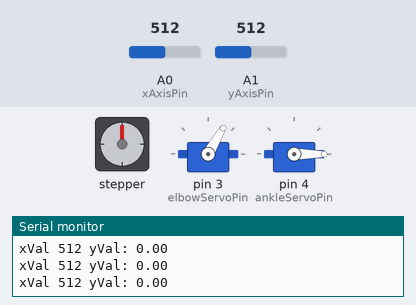
The sketch below on a simulated Arduino Uno, built with avr-gcc and run on an emulated ATmega328P. On the bench: stepper motor, 2 × servo, the last lines printed to the serial monitor. Wiring (inferred from the names in the program): stepper motor (2048 steps per turn assumed): coils pin 8, pin 9, pin 10, pin 11. Inputs (shaded band) come from the test bench; at power-on: A1 (yAxisPin) = 512, A0 (xAxisPin) = 512.

Above: at 1.2 s.
1.3 s: A1 (yAxisPin) set to 553
4.3 s: A1 (yAxisPin) set to 567
At 5.16 s:
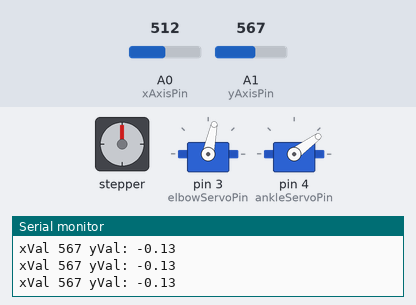
At 5.8 s:
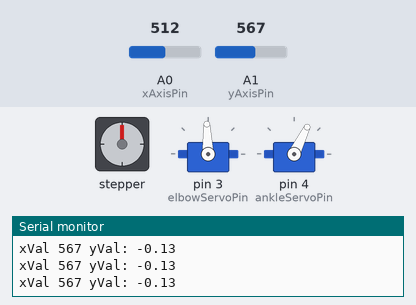
7.3 s: A1 (yAxisPin) set to 511
At 7.7 s:
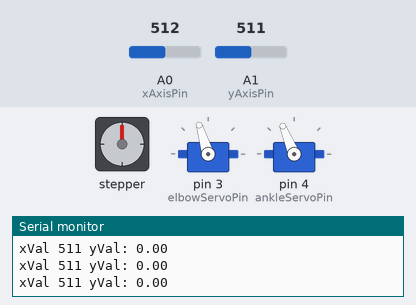
10.3 s: A1 (yAxisPin) set to 452
13.3 s: A1 (yAxisPin) set to 427
Timing chart, 0 to 17.3 s (numbered marks = the images above; inputs shaded):
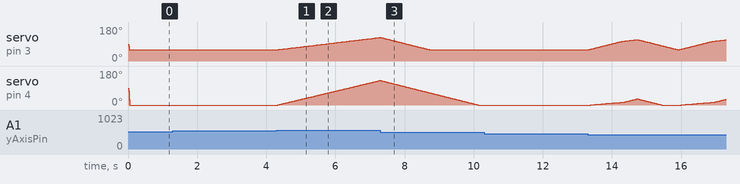

Measured:
- the behaviour switches between 560 and 561 on A1 (yAxisPin) (found by bisection; images 0 and 1)
- after the input at 4.3 s, servo on pin 3 (elbowServoPin): moves from 60° to 125° over 2.9 s, starting after 0.06 s; servo on pin 4 (ankleServoPin): moves from 0° to 130° over 3.0 s, starting at once

The sketch:

FinalWigglyWorm.ino
```cpp
#include <Servo.h>

//Basic functions
float absoluteVal(float x) {return (x < 0)? (float)-x: (float)x;}
float getPositivity(float x) {return (x < 0)? (float)-1.0: (float)1.0;}
float range(float x, float lowerLimit, float higherLimit) {
  if (x > higherLimit) {
    x = higherLimit;
  }
  if (x < lowerLimit) {
    x = lowerLimit;
  }
  return x;
}
//Stepper motor control variables
int outPorts[] = {11, 10, 9, 8};
int stepsToDo = 0;
unsigned long lastStepTime = 0;

const unsigned long oneStepInterval = 4;
int ticksFromOrigin = 0;
int STEP_TOLARANCE = 2;

int STEPPER_MOTOR_RANGE = 90;
//Servo variables
Servo elbowServo;
Servo ankleServo;

int elbowServoPin = 3;
int elbowServoPos = 90;

int ankleServoPin = 4;
int ankleServoPos = 90;

int elbowServoRate = 1;
int ankleServoRate = 2;
unsigned long servoMoveInterval = 2;
unsigned long lastServoMoveTime = 0;

enum ElbowServoPos {
  NEUTRAL = 60,
  READY_PUSH = 105,
  ON_GROUND = 165
};

enum AnkleServoPos {
  MIN = 0,
  START_PUSH = 15,
  STRAIGHT = 135
};

enum WiggleStates {
  RETRACTED,
  START_WIGGLE,
  END_WIGGLE
};

WiggleStates state = RETRACTED;
float currentWiggleStrideLength;
int currentElbowTarget;
int currentAnkleTarget;

class ServoPosTransition {
  public:
    int targetPos;
    int rate;
    int initialPos;
    float strideLength;
    bool initialized = false;

    bool ordered = false;
    bool done = false;
    unsigned long lastServoMoveTime = 0;

    ServoPosTransition(int targetPos, int rate) {
      this -> targetPos = targetPos;
      this -> rate = rate * 0.6;
      this -> initialPos = 0;
      this -> strideLength = 1;
      this -> initialized = true;
    }

    ServoPosTransition(int targetPos, int rate, int initialPos) {
      this -> targetPos = targetPos;
      this -> rate = rate * 0.6;
      this -> initialPos = initialPos;
      this -> strideLength = 1;
    }

    ServoPosTransition(int targetPos, int rate, int initialPos, float strideLength) {
      this -> strideLength = strideLength;
      this -> rate = rate * 0.6;
      if (strideLength > 0) {
        this -> targetPos = targetPos > initialPos? (float)absoluteVal(targetPos - initialPos) * (float)absoluteVal(strideLength) + (float)initialPos :(float)absoluteVal((float)absoluteVal(targetPos - initialPos) * (float)absoluteVal(strideLength) - (float)initialPos);
        this -> initialPos = initialPos;
      } else {
        this -> targetPos = initialPos > targetPos? (float)absoluteVal(initialPos - targetPos) * (float)absoluteVal(strideLength) + (float)targetPos :(float)absoluteVal((float)absoluteVal(initialPos - targetPos) * (float)absoluteVal(strideLength) - (float)targetPos);
        this -> initialPos = targetPos;
      }
    }

    int run(int servoPos) {
      if (millis() - lastServoMoveTime >= rate) {
        lastServoMoveTime = millis();
        if (initialized == false) {
          initialized = true;
          return initialPos;
        }

        if(targetPos < servoPos) {
          return servoPos -= 1;
        }
        if(targetPos > servoPos) {
          return servoPos += 1;
        }
        if(targetPos == servoPos) {
          done = true;
          return servoPos;
        }
      ordered = true;
      } else {
        return servoPos;
      }
    }
};

ServoPosTransition elbowPosTrans(NEUTRAL, 50);
ServoPosTransition anklePosTrans(MIN, 50);

//Telemetry variables
unsigned long lastTelemetryTime = 0;
unsigned long telemetryInterval = 100;

//Joystick variables
int xAxisPin = 0;
int yAxisPin = 1;

float CUBIC_X = -0.717395;
float X_CONSTANT = 1.98971;
// int zAxisPin = 2;

int X_HOME = 516;
int Y_HOME = 501;
int ANALOG_TOLARANCE = 60;
float xVal, yVal;
// int zVal;

void setup() {
  for (int i = 0; i < 4; i++) {
        pinMode(outPorts[i], OUTPUT);
    }

  elbowServo.attach(elbowServoPin);
  ankleServo.attach(ankleServoPin);
  //pinMode(zAxisPin, INPUT_PULLUP);
  Serial.begin(9600);
}

void loop() {
  xVal = readX();
  stepsToDo = joyStickXFollower();
  stepperMotorController();

  yVal = readY();
  runServoArm();

  telemetry();
}

int joyStickXFollower() {
    // int receivedInt;
    // if (Serial.available()) {
    //     receivedInt = Serial.parseInt();
    //     Serial.print("received: ");
    //     Serial.print(receivedInt);
    //     return receivedInt;
    // } else {
    //     return stepsToDo;
    // }
    if (xVal != 0) {
        int stepDifference = X_HOME * xVal/STEPPER_MOTOR_RANGE - (ticksFromOrigin * -1);
        return (absoluteVal(stepDifference) >= STEP_TOLARANCE)? stepDifference: 0;
    } else {
        return ticksFromOrigin;
    }
};

void stepperMotorController() {
    if (millis() - lastStepTime >= oneStepInterval) {
        lastStepTime = millis();
        if (stepsToDo != 0) {
            moveOneStep(stepsToDo > 0);
            if (stepsToDo < 0) {
                stepsToDo++;
                ticksFromOrigin++;
            }
            if (stepsToDo > 0) {
                stepsToDo--;
                ticksFromOrigin--;
            }
        } else {
            for (int i = 0; i < 4; i++) {
                digitalWrite(outPorts[i], LOW);
            }
        }
    }
}

void moveOneStep(bool dir) {
    static byte out = 0x01;
    if (dir) {
        out != 0x08? out = out << 1 : out = 0x01;
    } else {
        out != 0x01? out = out >> 1 : out = 0x08;
    }
    for (int i = 0; i < 4; i++) {
        digitalWrite(outPorts[i], (out & (0x01 << i)) ? HIGH : LOW);
    }
}

void runServoArm() {
    if (elbowPosTrans.done && yVal != 0) {
    switch (state) {
    case WiggleStates::RETRACTED:
      currentWiggleStrideLength = yVal;
      state = WiggleStates::START_WIGGLE;
      if (currentWiggleStrideLength > 0) {
        elbowPosTrans = ServoPosTransition(READY_PUSH, 25, NEUTRAL);//1000ms
        anklePosTrans = ServoPosTransition(START_PUSH, 100, MIN);//1000ms
      } else {
        elbowPosTrans = ServoPosTransition(ON_GROUND + 5, 45, NEUTRAL);//1000ms
        anklePosTrans = ServoPosTransition(STRAIGHT, 5, MIN);//1000ms
      }
      break;

    case WiggleStates::START_WIGGLE:
      state = WiggleStates::END_WIGGLE;
      if (currentWiggleStrideLength > 0) {
        elbowPosTrans = ServoPosTransition(ON_GROUND, 40, READY_PUSH, absoluteVal(currentWiggleStrideLength));//1900ms
        anklePosTrans = ServoPosTransition(STRAIGHT, 20, START_PUSH, absoluteVal(currentWiggleStrideLength));//1900ms
      } else {
        elbowPosTrans = ServoPosTransition(READY_PUSH, 45, ON_GROUND + 5, absoluteVal(currentWiggleStrideLength));//1000ms
        anklePosTrans = ServoPosTransition(START_PUSH, 20, STRAIGHT, absoluteVal(currentWiggleStrideLength));//1000ms
      }
      currentElbowTarget = elbowPosTrans.targetPos;
      currentAnkleTarget = anklePosTrans.targetPos;
      break;

    case WiggleStates::END_WIGGLE:
      state = WiggleStates::RETRACTED;
      elbowPosTrans = ServoPosTransition(NEUTRAL, 25, currentElbowTarget, getPositivity(currentWiggleStrideLength));//1800ms
      anklePosTrans = ServoPosTransition(MIN, 15, currentAnkleTarget, getPositivity(currentWiggleStrideLength));//1800ms
    default:
      state = WiggleStates::RETRACTED;
      elbowPosTrans = ServoPosTransition(NEUTRAL, 25);
      anklePosTrans = ServoPosTransition(MIN, 20);
      break;
    }
  }
  if (yVal == 0) {
    state = WiggleStates::RETRACTED;
      elbowPosTrans = ServoPosTransition(NEUTRAL, 25);
      anklePosTrans = ServoPosTransition(MIN, 20);
  }
  elbowServoPos = elbowPosTrans.run(elbowServoPos);
  ankleServoPos = anklePosTrans.run(ankleServoPos);
  elbowServo.write(elbowServoPos);
  ankleServo.write(ankleServoPos);
}

float cubicJoystickControl(float x) {
  x = range(x, -1, 1);
  float y = CUBIC_X * x * x * x + X_CONSTANT * x;
  return y;
}

float readX() {
    int joystickX = analogRead(xAxisPin);
    if (absoluteVal(joystickX - X_HOME) >= ANALOG_TOLARANCE) {
        float processedX = (float)(joystickX - X_HOME) / X_HOME * 90;
        processedX = cubicJoystickControl(processedX);
        return processedX;
    } else {
        return 0;
    }
}

float readY() {
  int joystickY = analogRead(yAxisPin);
  if (absoluteVal(joystickY - Y_HOME) >= ANALOG_TOLARANCE) {
      float realY = (float)(joystickY - Y_HOME) / Y_HOME * -1;
      float processedY = cubicJoystickControl(realY);
      return realY;
  } else {
      return 0;
  }
}

void telemetry() {
    unsigned long currentMillis = millis();
    if (currentMillis - lastTelemetryTime >= telemetryInterval) {
        // lastTelemetryTime = currentMillis;
        // Serial.print("steps to do: ");
        // Serial.print(stepsToDo);
        // Serial.print(" difference ");
        // Serial.print(512 * xVal/90.0 - (ticksFromOrigin * -1));
        // Serial.print(" ticksFromOrigin: ");
        // Serial.println(ticksFromOrigin);
        Serial.print("xVal ");
        Serial.print(analogRead(A1));
        Serial.print(" yVal: ");
        Serial.println(yVal);
    }
}
```
